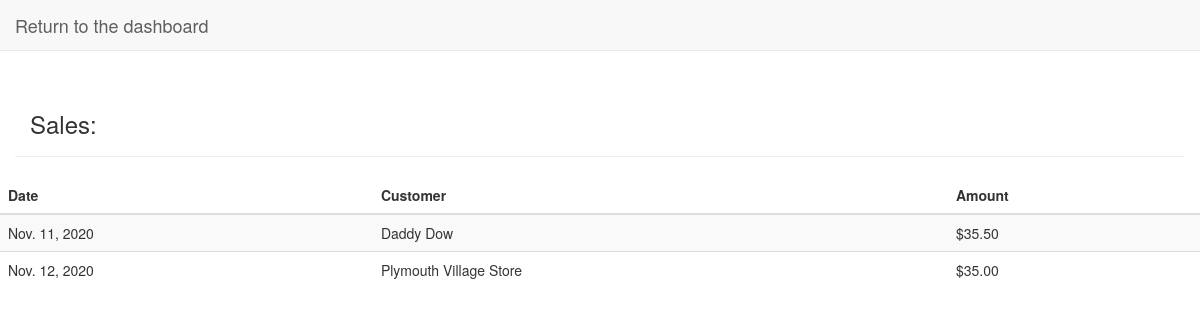
Page /manage/sales on the committed database.
### management/models.py (models this page shows, shortened)
class Sale(models.Model):
    customer = models.ForeignKey(Customer, on_delete=Product)
    date = models.DateField()
    revenue = models.DecimalField(max_digits=4, decimal_places=2) # Price
    notes = models.TextField()

class Customer(models.Model):
    full_name = models.CharField(max_length=200)
    phone_number = models.CharField(max_length=11, blank=True, validators=[MinLengthValidator])
    address = models.TextField(max_length=1000, blank=True)
    email = models.EmailField(blank=True)
    normal_wrist_size = models.IntegerField(default=0) # in inches

### management/views.py (the view)
# urls.py: path('manage/sales', views.sales, name="sales"),
def sales(request):
    sales = Sale.objects.order_by("date")
    context = {
        "sales":sales
    }
    return render(request, "management/sales.html", context)

### management/templates/management/sales.html (shortened to what this page needs)
{% extends 'management/base.html' %}
{% block content %}
    <div>
        <div class="page-header container">
            <h3>Sales:</h3>
        </div>
        <table style="width:100%" class="table table-striped">
            <thead class="thead-light">
                <th scope="col">Date</th>
                <th scope="col">Customer</th>
                <th scope="col">Amount</th>
            </thead>
            {% for sale in sales %}
            <tr>
                <td scope="row">{{sale.date}}</td>
                <td>{{sale.customer.full_name}}</td>
                <td>${{sale.revenue}}</td>
            </tr>
            {% endfor %}
        </table>
    </div>
{% endblock content %}

### rows in the picture
Sale: date "Nov. 11, 2020", customer.full_name "Daddy Dow", revenue "35.50"
Sale: date "Nov. 12, 2020", customer.full_name "Plymouth Village Store", revenue "35.00"
